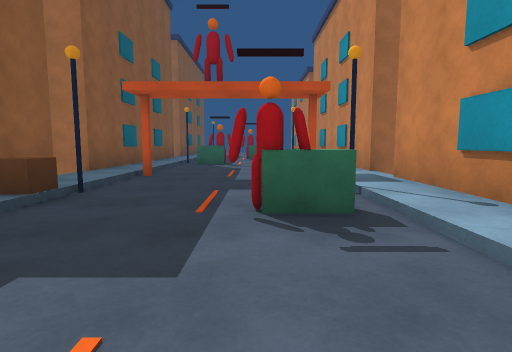
[1] (above)

16 first-person views from a walk through a 3-D level made in the Unity game engine. The camera is 1.2 m above the floor, tilts 6° down and sees 80° across. The floor is counted in squares, 2 m on a side. Each view is taken from the middle of a square. On the plan, view 1 faces up. The plan holds only what a view shows up to about 9 squares ahead; the rest is blank. The place goes on beyond the plan.

[2]
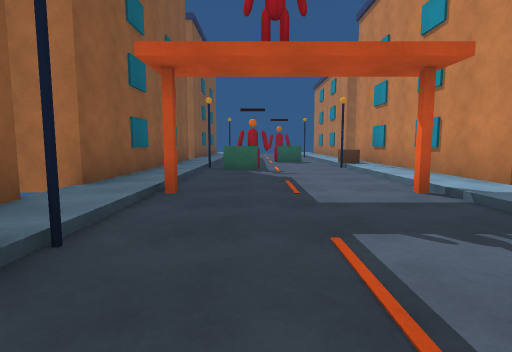

[3]
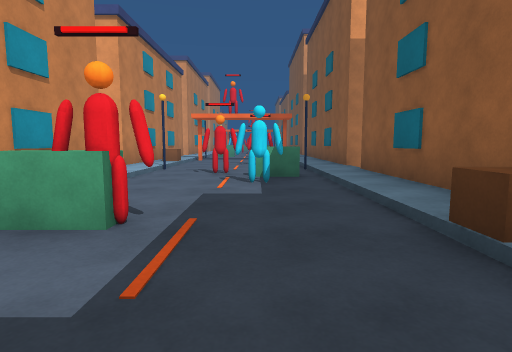

[4]
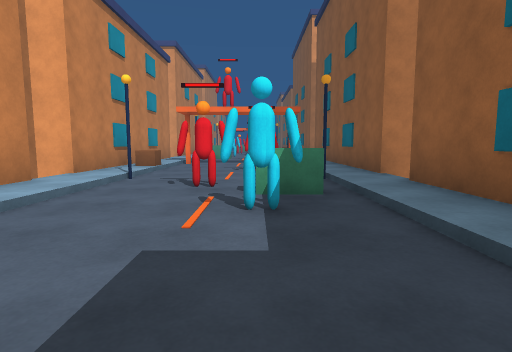

[5]
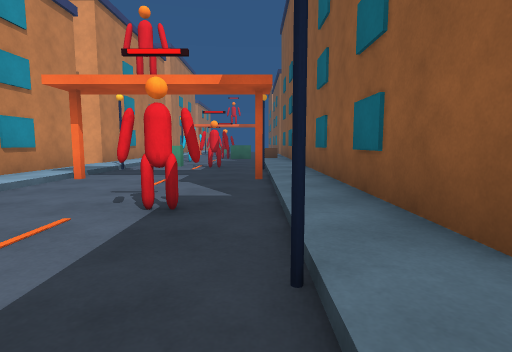

[6]
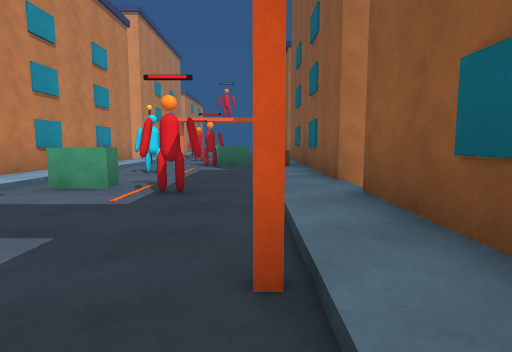

[7]
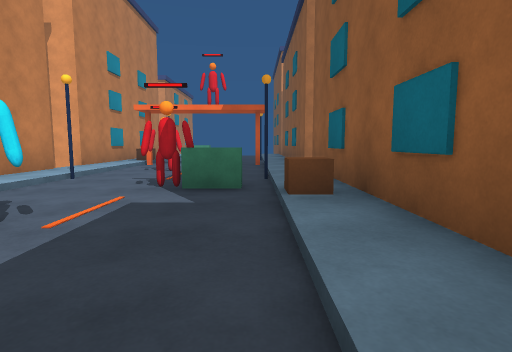

[8]
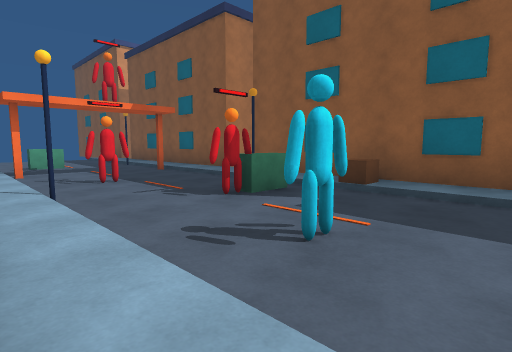

[9]
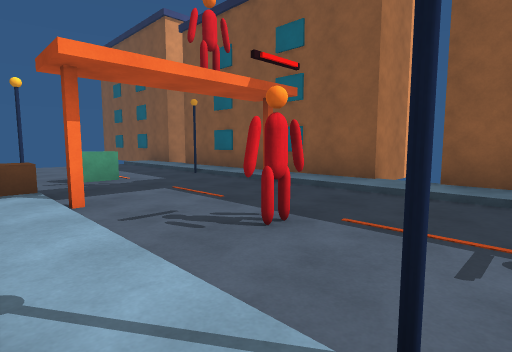

[10]
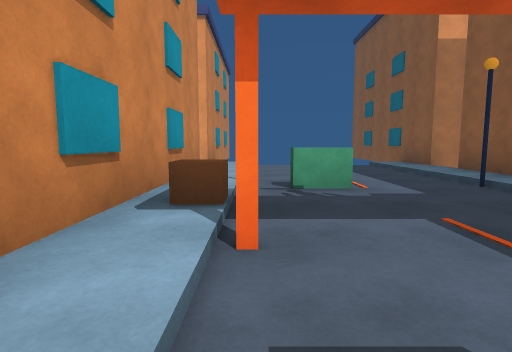

[11]
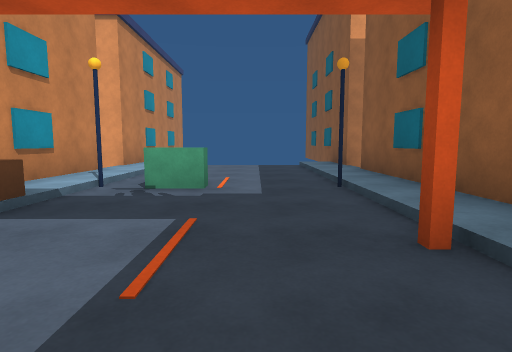

[12]
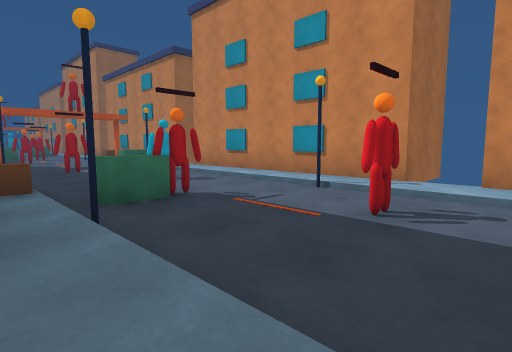

[13]
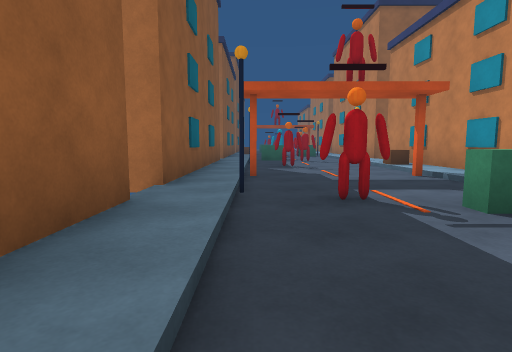

[14]
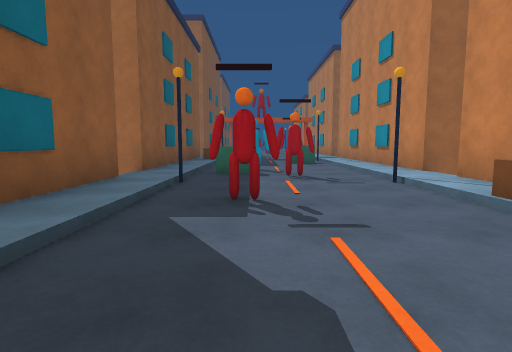

[15]
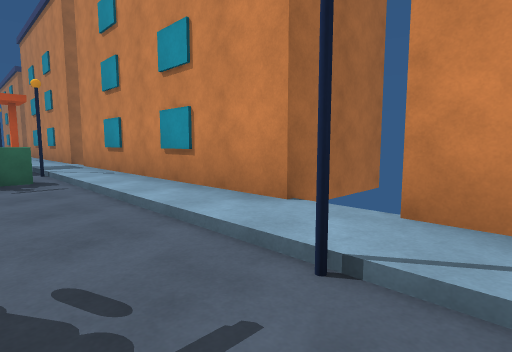

[16]
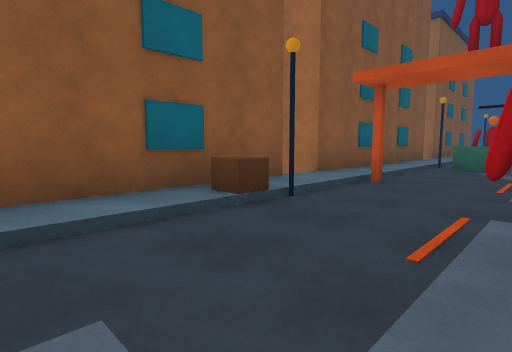

### Floor plan
Key: @ floor where view 1 was taken; # wall or solid block; x gap in a wall; . main floor; : floor 0.25 m higher than the main floor; O other object.
Columns run from 4 left of view 1 to 3 right of it. Each row starts with its distance up from view 1.
 10 ##O..OO
  9 #:.O..:#
  8 #:....:#
  7 #:....:#
  6 #:#..#:#
  5 #:....:#
  4 #:O..O:#
  3 #O..#O:#
  2 #:....:#
  1 #:....:#
  0 #:..@.:#
 -1 #:.O#.:#
 -2 #:O..O:#
 -3 #:....:#
 -4 #:.#..O#
 -5 #:....:#
 -6 #x#..#x#
 -7 #:....:#
 -8 #:O..O:#
 -9 #:.#O.:#
-10 #:....:#
-11 ##..#.:#
-12  O....:#
-13 ##.O..:#
-14 #:O..O:#
-15 #:....:#
-16 #:..#.:#
-17 #:....:#
-18 #x#..###
-19 #:....O
-20 #:O.OO##
-21 #:....:#
-22 #:....:#
-23 #:....:#
-24 #:....:#
-25 ##    ##

Where each view was taken, in squares from view 1:
view 1: 0 up, 0 right, facing up
view 2: 2 up, 1 left, facing up
view 3: 5 up, 1 left, facing down
view 4: 3 up, 1 left, facing down
view 5: 1 down, 2 left, facing down
view 6: 5 down, 2 left, facing down
view 7: 9 down, 2 left, facing down
view 8: 10 down, 2 right, facing down-left
view 9: 14 down, 2 right, facing down-left
view 10: 16 down, 1 right, facing down
view 11: 16 down, 1 left, facing down
view 12: 17 down, 3 left, facing up-right
view 13: 12 down, 2 left, facing up
view 14: 7 down, 1 left, facing up
view 15: 3 down, 0 right, facing up-right
view 16: 1 up, 0 right, facing up-left
